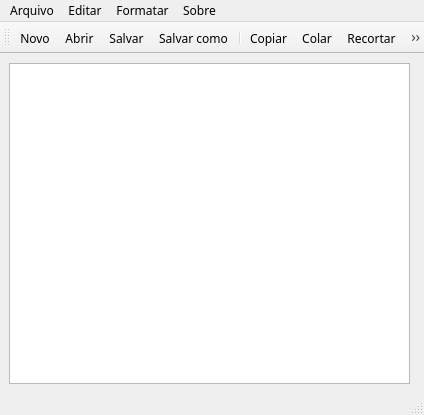
<?xml version="1.0" encoding="UTF-8"?>
<ui version="4.0">
 <class>textGufo</class>
 <widget class="QMainWindow" name="textGufo">
  <property name="geometry">
   <rect>
    <x>0</x>
    <y>0</y>
    <width>424</width>
    <height>415</height>
   </rect>
  </property>
  <property name="font">
   <font>
    <family>Fira Code</family>
   </font>
  </property>
  <property name="windowTitle">
   <string>textGufo</string>
  </property>
  <widget class="QWidget" name="centralwidget">
   <widget class="QTextEdit" name="textEdit">
    <property name="geometry">
     <rect>
      <x>9</x>
      <y>9</y>
      <width>401</width>
      <height>321</height>
     </rect>
    </property>
    <property name="font">
     <font>
      <family>Fira Code</family>
     </font>
    </property>
   </widget>
  </widget>
  <widget class="QMenuBar" name="menubar">
   <property name="geometry">
    <rect>
     <x>0</x>
     <y>0</y>
     <width>424</width>
     <height>25</height>
    </rect>
   </property>
   <widget class="QMenu" name="menuArquivo">
    <property name="title">
     <string>Arquivo</string>
    </property>
    <addaction name="actionNovo"/>
    <addaction name="actionAbrir"/>
    <addaction name="separator"/>
    <addaction name="actionSalvar"/>
    <addaction name="actionSalvar_como"/>
    <addaction name="separator"/>
    <addaction name="actionSair"/>
   </widget>
   <widget class="QMenu" name="menuEditar">
    <property name="title">
     <string>Editar</string>
    </property>
    <addaction name="actionDesfazer"/>
    <addaction name="actionRefazer"/>
    <addaction name="separator"/>
    <addaction name="actionCopiar"/>
    <addaction name="actionColar"/>
    <addaction name="actionRecortar"/>
    <addaction name="separator"/>
   </widget>
   <widget class="QMenu" name="menuSobre">
    <property name="title">
     <string>Sobre</string>
    </property>
    <addaction name="actiontextGufo"/>
   </widget>
   <widget class="QMenu" name="menuFormatar">
    <property name="title">
     <string>Formatar</string>
    </property>
    <widget class="QMenu" name="menuCor">
     <property name="title">
      <string>Cor</string>
     </property>
     <addaction name="actionCor_da_fonte"/>
     <addaction name="actionCor_de_fundo"/>
    </widget>
    <addaction name="actionFonte"/>
    <addaction name="menuCor"/>
   </widget>
   <addaction name="menuArquivo"/>
   <addaction name="menuEditar"/>
   <addaction name="menuFormatar"/>
   <addaction name="menuSobre"/>
  </widget>
  <widget class="QStatusBar" name="statusbar"/>
  <widget class="QToolBar" name="toolBar">
   <property name="windowTitle">
    <string>toolBar</string>
   </property>
   <attribute name="toolBarArea">
    <enum>TopToolBarArea</enum>
   </attribute>
   <attribute name="toolBarBreak">
    <bool>false</bool>
   </attribute>
   <addaction name="actionNovo"/>
   <addaction name="actionAbrir"/>
   <addaction name="actionSalvar"/>
   <addaction name="actionSalvar_como"/>
   <addaction name="separator"/>
   <addaction name="actionCopiar"/>
   <addaction name="actionColar"/>
   <addaction name="actionRecortar"/>
   <addaction name="separator"/>
   <addaction name="actionDesfazer"/>
   <addaction name="actionRefazer"/>
   <addaction name="separator"/>
   <addaction name="actionSair"/>
  </widget>
  <action name="actionNovo">
   <property name="icon">
    <iconset resource="dirImages.qrc">
     <normaloff>:/icons/icones/adicionar.png</normaloff>:/icons/icones/adicionar.png</iconset>
   </property>
   <property name="text">
    <string>Novo</string>
   </property>
   <property name="font">
    <font>
     <family>Fira Code</family>
    </font>
   </property>
  </action>
  <action name="actionAbrir">
   <property name="icon">
    <iconset resource="dirImages.qrc">
     <normaloff>:/icons/icones/abrir.png</normaloff>:/icons/icones/abrir.png</iconset>
   </property>
   <property name="text">
    <string>Abrir</string>
   </property>
  </action>
  <action name="actionSalvar">
   <property name="icon">
    <iconset resource="dirImages.qrc">
     <normaloff>:/icons/icones/save-file.png</normaloff>:/icons/icones/save-file.png</iconset>
   </property>
   <property name="text">
    <string>Salvar</string>
   </property>
  </action>
  <action name="actionSalvar_como">
   <property name="icon">
    <iconset resource="dirImages.qrc">
     <normaloff>:/icons/icones/salvarComo.png</normaloff>:/icons/icones/salvarComo.png</iconset>
   </property>
   <property name="text">
    <string>Salvar como</string>
   </property>
  </action>
  <action name="actionSair">
   <property name="icon">
    <iconset resource="dirImages.qrc">
     <normaloff>:/icons/icones/sair.png</normaloff>:/icons/icones/sair.png</iconset>
   </property>
   <property name="text">
    <string>Fechar</string>
   </property>
  </action>
  <action name="actionCopiar">
   <property name="icon">
    <iconset resource="dirImages.qrc">
     <normaloff>:/icons/icones/colar.png</normaloff>:/icons/icones/colar.png</iconset>
   </property>
   <property name="text">
    <string>Copiar</string>
   </property>
  </action>
  <action name="actionColar">
   <property name="icon">
    <iconset resource="dirImages.qrc">
     <normaloff>:/icons/icones/copiar.png</normaloff>:/icons/icones/copiar.png</iconset>
   </property>
   <property name="text">
    <string>Colar</string>
   </property>
  </action>
  <action name="actionRecortar">
   <property name="icon">
    <iconset resource="dirImages.qrc">
     <normaloff>:/icons/icones/cortar.png</normaloff>:/icons/icones/cortar.png</iconset>
   </property>
   <property name="text">
    <string>Recortar</string>
   </property>
  </action>
  <action name="actionDesfazer">
   <property name="icon">
    <iconset resource="dirImages.qrc">
     <normaloff>:/icons/icones/desfazer.png</normaloff>:/icons/icones/desfazer.png</iconset>
   </property>
   <property name="text">
    <string>Desfazer</string>
   </property>
   <property name="font">
    <font>
     <family>Fira Code</family>
    </font>
   </property>
  </action>
  <action name="actionRefazer">
   <property name="icon">
    <iconset resource="dirImages.qrc">
     <normaloff>:/icons/icones/refazer.png</normaloff>:/icons/icones/refazer.png</iconset>
   </property>
   <property name="text">
    <string>Refazer</string>
   </property>
  </action>
  <action name="actiontextGufo">
   <property name="icon">
    <iconset resource="dirImages.qrc">
     <normaloff>:/icons/icones/info.png</normaloff>:/icons/icones/info.png</iconset>
   </property>
   <property name="text">
    <string>textGufo</string>
   </property>
   <property name="font">
    <font>
     <family>Fira Code</family>
    </font>
   </property>
  </action>
  <action name="actionFonte">
   <property name="icon">
    <iconset resource="dirImages.qrc">
     <normaloff>:/icons/icones/formatar.png</normaloff>:/icons/icones/formatar.png</iconset>
   </property>
   <property name="text">
    <string>Fonte</string>
   </property>
   <property name="font">
    <font>
     <family>Fira Code</family>
    </font>
   </property>
  </action>
  <action name="actionCor_da_fonte">
   <property name="text">
    <string>Cor da fonte</string>
   </property>
  </action>
  <action name="actionCor_de_fundo">
   <property name="text">
    <string>Cor de fundo</string>
   </property>
  </action>
 </widget>
 <resources>
  <include location="dirImages.qrc"/>
 </resources>
 <connections/>
</ui>
